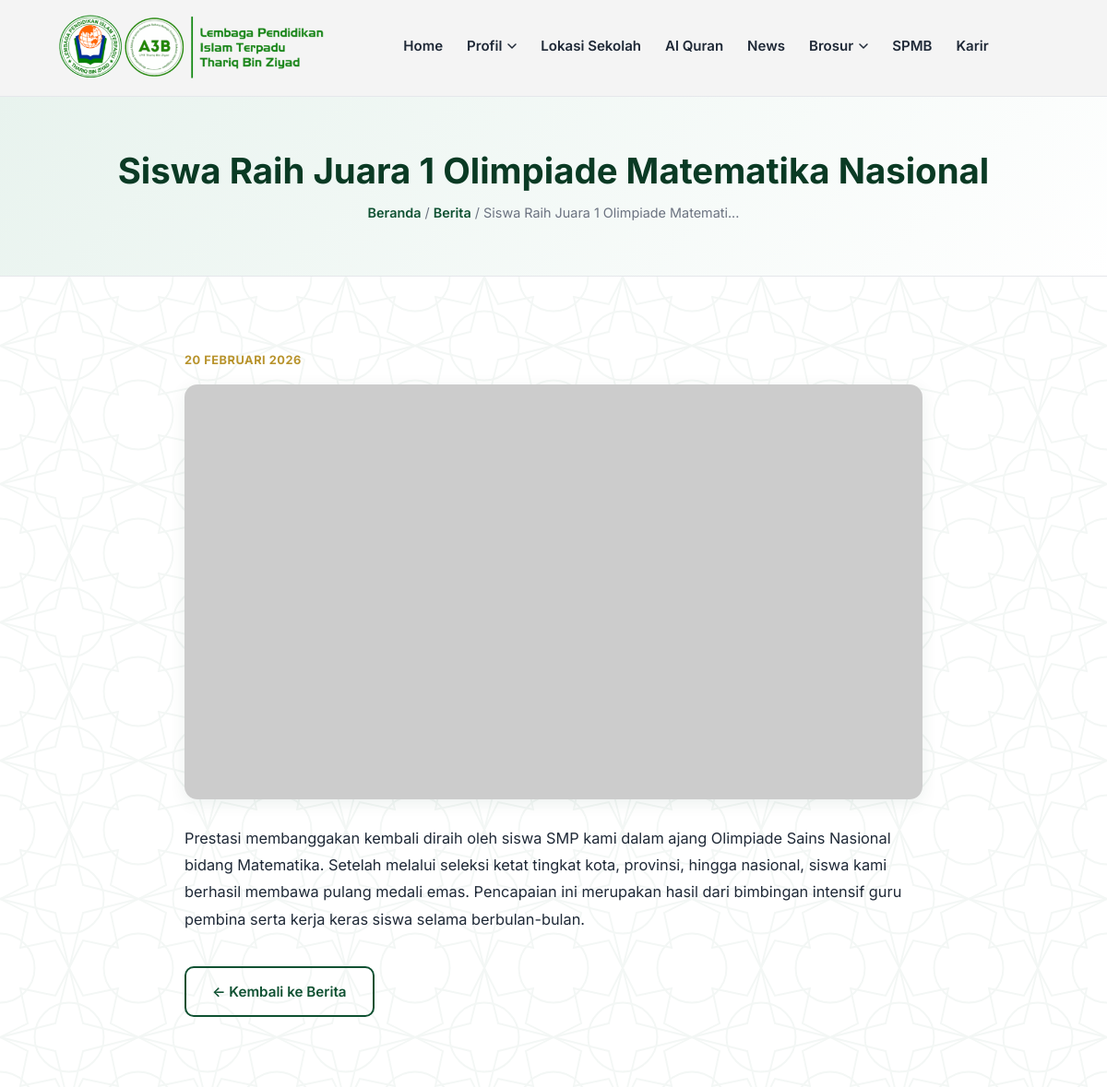
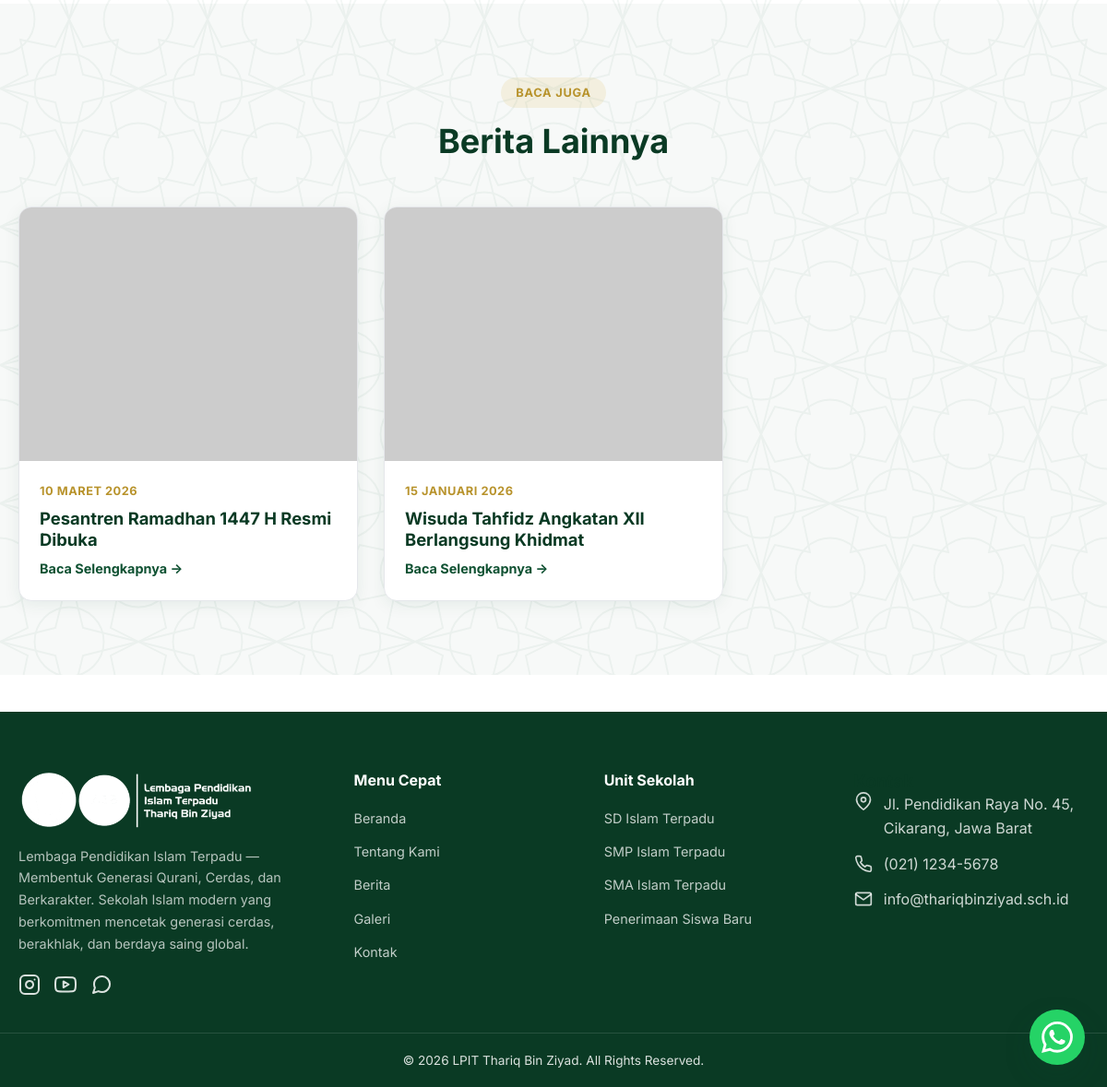
/detail-berita.php?slug=siswa-raih-juara-1-olimpiade-matematika-nasional, run on the app's committed database (2 pictures, top to bottom).
### tables this page shows
CREATE TABLE IF NOT EXISTS `news` (
    `id` INT AUTO_INCREMENT PRIMARY KEY,
    `title` VARCHAR(255) NOT NULL,
    `slug` VARCHAR(255) NOT NULL UNIQUE,
    `image` VARCHAR(255) DEFAULT NULL,
    `excerpt` TEXT,
    `content` LONGTEXT,
    `published_at` DATE NOT NULL,
    `created_at` TIMESTAMP DEFAULT CURRENT_TIMESTAMP
);

### backend/helpers/functions.php (called while the page is built, shortened)
<?php
function esc($string) {
    return htmlspecialchars($string ?? '', ENT_QUOTES, 'UTF-8');
}
function tanggal_indo($tanggal) {
    $bulan = [
        1 => 'Januari', 2 => 'Februari', 3 => 'Maret', 4 => 'April',
        5 => 'Mei', 6 => 'Juni', 7 => 'Juli', 8 => 'Agustus',
        9 => 'September', 10 => 'Oktober', 11 => 'November', 12 => 'Desember'
    ];
    $timestamp = strtotime($tanggal);
    return date('d', $timestamp) . ' ' . $bulan[(int)date('n', $timestamp)] . ' ' . date('Y', $timestamp);
}

### frontend/pages/detail-berita.php (the view, shortened to what this page needs)
<?php
require_once __DIR__ . '/../../backend/config/database.php';
require_once __DIR__ . '/../../backend/helpers/functions.php';
$slug = isset($_GET['slug']) ? $_GET['slug'] : '';
$stmt = $pdo->prepare("SELECT * FROM news WHERE slug = ? LIMIT 1");
$stmt->execute([$slug]);
$news = $stmt->fetch();
$stmt2 = $pdo->prepare("SELECT * FROM news WHERE id != ? ORDER BY published_at DESC LIMIT 3");
$stmt2->execute([$news['id']]);
$other_news = $stmt2->fetchAll();
require_once __DIR__ . '/../components/header.php';
?>
<section class="page-header">
    <div class="container">
        <h1><?php echo esc($news['title']); ?></h1>
        <p class="breadcrumb"><a href="index.php">Beranda</a> / <a href="berita.php">Berita</a> / <?php echo esc(mb_strimwidth($news['title'], 0, 40, '...')); ?></p>
    </div>
</section>
<section class="section">
    <div class="container">
        <div style="max-width: 800px; margin: 0 auto;">
            <div class="news-date" style="margin-bottom:16px;"><?php echo tanggal_indo($news['published_at']); ?></div>
            <img src="<?php echo esc($news['image']); ?>" alt="<?php echo esc($news['title']); ?>" style="border-radius: var(--radius); box-shadow: var(--shadow); margin-bottom: 28px; width:100%; aspect-ratio: 16/9; object-fit: cover;">
            <div style="color: var(--text); font-size: 1.02rem; line-height: 1.8;">
                <?php echo nl2br(esc($news['content'])); ?>
            </div>
            <div style="margin-top:36px;">
                <a href="berita.php" class="btn btn-outline">&larr; Kembali ke Berita</a>
            </div>
        </div>
    </div>
</section>
<?php if (count($other_news) > 0): ?>
<section class="section section-alt">
    <div class="container">
        <div class="section-head">
            <span class="section-eyebrow">Baca Juga</span>
            <h2>Berita Lainnya</h2>
        </div>
        <div class="grid-3">
            <?php foreach ($other_news as $n): ?>
            <div class="card">
                <img src="<?php echo esc($n['image']); ?>" alt="<?php echo esc($n['title']); ?>" loading="lazy">
                <div class="card-body">
                    <div class="news-date"><?php echo tanggal_indo($n['published_at']); ?></div>
                    <h3><?php echo esc($n['title']); ?></h3>
                    <a href="detail-berita.php?slug=<?php echo esc($n['slug']); ?>" class="news-link">Baca Selengkapnya &rarr;</a>
                </div>
            </div>
            <?php endforeach; ?>
        </div>
    </div>
</section>
<?php endif; ?>
<?php require_once __DIR__ . '/../components/footer.php'; ?>

### frontend/assets/css/style.css (style rules this page uses)
:root { --primary: #0f5132; --primary-dark: #0a3a24; --primary-light: #e8f3ee; --secondary: #d4af37; --secondary-dark: #b8932c; --background: #ffffff; --surface: #f7f9f8; --text: #1f2937; --muted: #6b7280; --border: #e5e7eb; --radius: 14px; --shadow: 0 4px 18px rgba(15, 81, 50, 0.08); --shadow-lg: 0 12px 32px rgba(15, 81, 50, 0.14); --max-width: 1200px; }
* { box-sizing: border-box; margin: 0; padding: 0; }
html { scroll-behavior: smooth; }
body { font-family: 'Inter', 'Segoe UI', system-ui, -apple-system, Roboto, Helvetica, Arial, sans-serif; color: var(--text); background: var(--background); line-height: 1.65; overflow-x: hidden; }
img { max-width: 100%; display: block; }
a { text-decoration: none; color: inherit; }
.container { max-width: var(--max-width); margin: 0 auto; padding: 0 20px; }
h1, h2, h3, h4 { line-height: 1.25; font-weight: 700; color: var(--primary-dark); }
.section { padding: 80px 0; background-image: url('../images/ornament.svg'); background-size: 150px; background-attachment: fixed; }
.section-alt { background-color: var(--surface); background-image: url('../images/ornament.svg'); background-size: 150px; background-attachment: fixed; }
.section-head { text-align: center; max-width: 640px; margin: 0 auto 48px; }
.section-eyebrow { display: inline-block; color: var(--secondary-dark); background: rgba(212, 175, 55, 0.12); padding: 6px 16px; border-radius: 999px; font-size: 0.8rem; font-weight: 700; letter-spacing: 0.06em; text-transform: uppercase; margin-bottom: 14px; }
.section-head h2 { font-size: clamp(1.6rem, 3vw, 2.3rem); margin-bottom: 12px; }
.btn { display: inline-block; padding: 13px 28px; border-radius: 10px; font-weight: 600; font-size: 0.95rem; border: 2px solid transparent; transition: transform 0.15s ease, box-shadow 0.15s ease, background 0.2s ease; cursor: pointer; }
.btn-outline { background: transparent; color: var(--primary); border-color: var(--primary); }
.grid-3 { display: grid; grid-template-columns: repeat(3, 1fr); gap: 28px; }
.card { background: #fff; border-radius: var(--radius); overflow: hidden; box-shadow: var(--shadow); transition: transform 0.2s ease, box-shadow 0.2s ease; border: 1px solid var(--border); display: flex; flex-direction: column; }
.card img { width: 100%; aspect-ratio: 4/3; object-fit: cover; }
.card-body { padding: 22px; flex: 1; display: flex; flex-direction: column; }
.card-body h3 { font-size: 1.15rem; margin-bottom: 8px; }
.news-date { color: var(--secondary-dark); font-size: 0.8rem; font-weight: 700; text-transform: uppercase; margin-bottom: 8px; letter-spacing: 0.04em; }
.news-link { font-weight: 700; color: var(--primary); font-size: 0.9rem; }
.page-header { background: linear-gradient(135deg, var(--primary-light), #ffffff); padding: 56px 0; text-align: center; border-bottom: 1px solid var(--border); }
.page-header h1 { font-size: clamp(1.7rem, 3.5vw, 2.4rem); margin-bottom: 10px; }
.breadcrumb { color: var(--muted); font-size: 0.9rem; }
.breadcrumb a { color: var(--primary); font-weight: 600; }

### data on the page
news: title "Siswa Raih Juara 1 Olimpiade Matematika Nasional", title "Siswa Raih Juara 1 Olimpiade Matemati...", published_at "20 FEBRUARI 2026", content "Prestasi membanggakan kembali diraih oleh siswa SMP kami dalam ajang Olimpiade Sains Nasional bidang Matematika. Setelah melalui seleksi ketat tingkat kota, provinsi, hingga nasional, siswa kami berhasil membawa pulang medali emas. Pencapaian ini merupakan hasil dari bimbingan intensif guru pembina serta kerja keras siswa selama berbulan-bulan."
news: published_at "10 MARET 2026", title "Pesantren Ramadhan 1447 H Resmi Dibuka"
news: published_at "15 JANUARI 2026", title "Wisuda Tahfidz Angkatan XII Berlangsung Khidmat"

### other printed values
$item "Home"
$item['label'] "Profil"
$item "Lokasi Sekolah"
$item "Al Quran"
$item "News"
$item['label'] "Brosur"
$item "SPMB"
$item "Karir"
SITE_TAGLINE "Lembaga Pendidikan Islam Terpadu — Membentuk Generasi Qurani, Cerdas, dan Berkarakter"
SITE_ADDRESS "Jl. Pendidikan Raya No. 45, Cikarang, Jawa Barat"
SITE_PHONE "(021) 1234-5678"
SITE_EMAIL "info@thariqbinziyad.sch.id"
SITE_NAME "LPIT Thariq Bin Ziyad"
